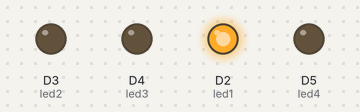
A sketch run on a simulated ESP8266 (NodeMCU). Shown: output pins drawn as LEDs (lit = HIGH).

Above: at 1.0 s.
At 3.0 s:
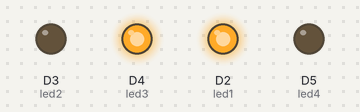
At 4.5 s:
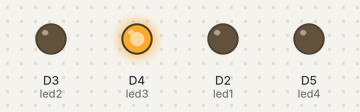
At 5.5 s:
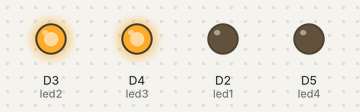
At 6.5 s:
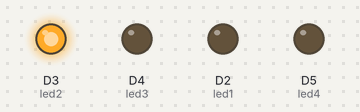
At 7.5 s:
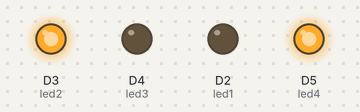
Timing chart, 0 to 13.5 s (numbered marks = the images above):
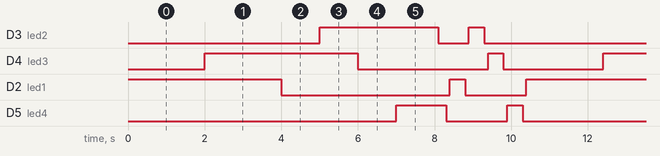

The sketch:

coba.ino
```cpp
#define led1 D2
#define led2 D3
#define led3 D4
#define led4 D5

void setup()
{
  pinMode(led1, OUTPUT);
  pinMode(led2, OUTPUT);
  pinMode(led3, OUTPUT);
  pinMode(led4, OUTPUT);

}

void loop()
{
  zigzag();
  mati();
  jalan();
  mati();


}

void zigzag()
{
  digitalWrite(led1, HIGH);
  delay(1000);
  digitalWrite(led2, LOW);
  delay(1000);
  digitalWrite(led3, HIGH);
  delay(1000);
  digitalWrite(led4, LOW);
  delay(1000);

  digitalWrite(led1, LOW);
  delay(1000);
  digitalWrite(led2, HIGH);
  delay(1000);
  digitalWrite(led3, LOW);
  delay(1000);
  digitalWrite(led4, HIGH);
  delay(1000);

}

void jalan()
{
   digitalWrite(led1, HIGH);
  delay(100);
  digitalWrite(led2, LOW);
  delay(100);
  digitalWrite(led3, LOW);
  delay(100);
  digitalWrite(led4, LOW);
  delay(100);

  digitalWrite(led1, LOW);
  delay(100);
  digitalWrite(led2, HIGH);
  delay(100);
  digitalWrite(led3, LOW);
  delay(100);
  digitalWrite(led4, LOW);
  delay(100);

   digitalWrite(led1, LOW);
  delay(100);
  digitalWrite(led2, LOW);
  delay(100);
  digitalWrite(led3, HIGH);
  delay(100);
  digitalWrite(led4, LOW);
  delay(100);

  digitalWrite(led1, LOW);
  delay(100);
  digitalWrite(led2, LOW);
  delay(100);
  digitalWrite(led3, LOW);
  delay(100);
  digitalWrite(led4, HIGH);
  delay(100);


}

void mati()
{
  digitalWrite(led1, LOW);
  delay(100);
  digitalWrite(led2, LOW);
  delay(100);
  digitalWrite(led3, LOW);
  delay(100);
  digitalWrite(led4, LOW);
  delay(100);

}
```

Measured:
- by itself, D3 (led2): repeats every 10.4 s: LOW 0.80 s, HIGH 0.40 s, LOW 6.1 s, HIGH 3.1 s
- by itself, D4 (led3): repeats every 10.4 s: LOW 3.4 s, HIGH 0.40 s, LOW 2.6 s, HIGH 4.0 s
- by itself, D2 (led1): repeats every 10.4 s: LOW 4.4 s, HIGH 0.40 s, LOW 1.6 s, HIGH 4.0 s
- by itself, D5 (led4): repeats every 10.4 s: LOW 1.6 s, HIGH 0.40 s, LOW 7.1 s, HIGH 1.3 s
